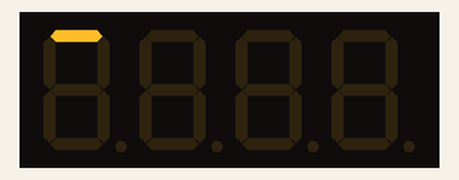
Simulated run of this sketch. Board: Arduino Uno, built with avr-gcc and run on an emulated ATmega328P. On the bench: 4-digit seven-segment display.

Above: at 0.1 s.
At 3.1 s:
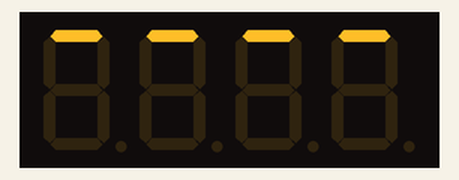

The sketch:

DisplayAnime.ino
```cpp
#include <TM1637Display.h>

#define CLK_PIN 15   // CLK pin of TM1637 connected to Arduino pin 2
#define DIO_PIN 14     // DIO pin of TM1637 connected to Arduino pin 3

TM1637Display display(CLK_PIN, DIO_PIN);

// Custom patterns for bottom cells of each row
byte bottomPatterns[] = {
  B00000001,  // Bottom cell of first row
  B00000001,//B00000010,  // Bottom cell of second row
  B00000001,//B00000100,  // Bottom cell of third row
  B00000001,//B00001000   // Bottom cell of fourth row
};

void setup() {
  display.setBrightness(7); // Set the brightness (0-7)
  display.clear();          // Clear the display
}

void loop() {
  for (int i = 0; i < sizeof(bottomPatterns); i++) {
    display.setSegments(&bottomPatterns[i], 1, i); // Set bottom cell pattern for specific row
    delay(1000);  // Delay between row patterns
  }
}
```
